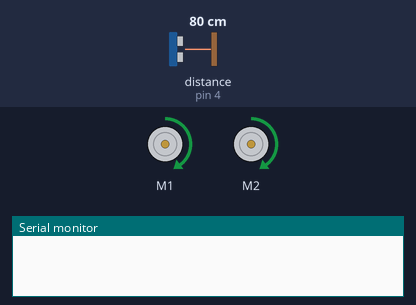
This sketch was run on a simulated Arduino Uno, built with avr-gcc and run on an emulated ATmega328P. On the bench: 2 × DC motor (green arrow = forward, orange = backward, longer = faster), the last lines printed to the serial monitor. Wiring (inferred from the names in the program): ultrasonic range finder: trigger pin 5; echo pin 4. Inputs (shaded band) come from the test bench; at power-on: distance to the obstacle (sensor on pin 4) 80 cm. The echo pulse lasts 58.3 µs per cm.

Above: at 1.2 s.
1.3 s: distance to the obstacle (sensor on pin 4) set to 17 cm
2.8 s: distance to the obstacle (sensor on pin 4) set to 14 cm
At 4.5 s:
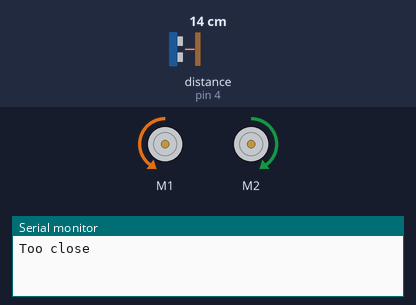
5.8 s: distance to the obstacle (sensor on pin 4) set to 18 cm
At 6.8 s:
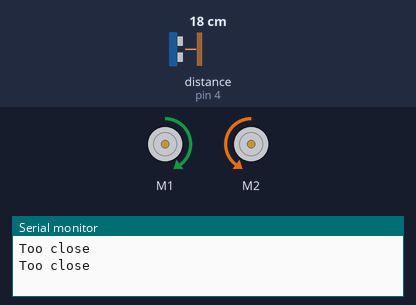
8.8 s: distance to the obstacle (sensor on pin 4) set to 2 cm
At 9.2 s:
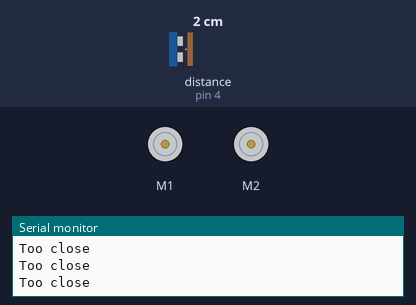
Timing chart, 0 to 12.8 s (numbered marks = the images above; inputs shaded):
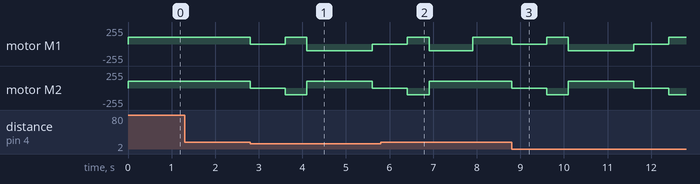

The sketch:

obstacle-avoiding-robot.ino
```cpp
#include <Wire.h>
#include <Adafruit_MotorShield.h>
#include "utility/Adafruit_MS_PWMServoDriver.h"

// Constants
const int trigPin = 5; // Pin used to trigger sensor
const int echoPin = 4; // Pin used to read data from sensor
const int ledPin = 12;  // LED pin
const int minDistance = 15; // Minimum distance(centimeters)

Adafruit_MotorShield AFMS = Adafruit_MotorShield();
Adafruit_DCMotor *M1 = AFMS.getMotor(1); // Motor 1
Adafruit_DCMotor *M2 = AFMS.getMotor(2); // Motor 2
const int defaultSpeed = 100; // Default motor speed
const int turnSpeed = 100; // Default turn speed
// Used to callibrate individual motor speed
const int M1offset = 0;
const int M2offset = 0;
// time it takes to turn in milliseconds
const int turn90Duration = 500;
const int turn180Duration = 1000;

int distance; // Holds current distance read from the sensor

int getDistance(){ // Check how close the vehicle is to the nearest object
  // Clears the trigPin
  digitalWrite(trigPin, LOW);
  delayMicroseconds(2);
  // Sets the trigPin on HIGH state for 10 micro seconds
  digitalWrite(trigPin, HIGH);
  delayMicroseconds(10);
  digitalWrite(trigPin, LOW);
  // Reads the echoPin, returns the sound wave travel time in microseconds
  long duration = pulseIn(echoPin, HIGH);
  // Calculating the distance
  return int(duration*0.034/2); // Return distance in cm
}

void forward(int s = defaultSpeed){
  M1->setSpeed(s + M1offset);
  M2->setSpeed(s + M2offset);
  M1->run(FORWARD);
  M2->run(FORWARD);
}

void backward(int s = defaultSpeed){
  M1->setSpeed(s + M1offset);
  M2->setSpeed(s + M2offset);
  M1->run(BACKWARD);
  M2->run(BACKWARD);
}

void turnLeft(int t = turn90Duration){
  M1->setSpeed(turnSpeed + M1offset);
  M2->setSpeed(turnSpeed + M2offset);
  M1->run(FORWARD);
  M2->run(BACKWARD);
  delay(t);
  stopM();
}

void turnRight(int t = turn90Duration){
  M1->setSpeed(turnSpeed + M1offset);
  M2->setSpeed(turnSpeed + M2offset);
  M1->run(BACKWARD);
  M2->run(FORWARD);
  delay(t);
  stopM();
}

void stopM(){ // Stop both motors
  M1->run(RELEASE);
  M2->run(RELEASE);
}

void alert(){
  Serial.println("Too close");
  // Blink LED
  for(int i = 0; i < 2; i++){
    digitalWrite(ledPin, LOW);
    delay(200);
    digitalWrite(ledPin, HIGH);
    delay(200);
  }
}

void changeDirection(){
  int leftD, rightD; // Declare variables
  // Turn Left then check distance
  turnLeft();
  leftD = getDistance();
  // Turn 180 degrees to the right then check distance
  turnRight(turn180Duration);
  rightD = getDistance();
  // Check there isn't enough space on both sides, go backward and turn around
  if(leftD <= minDistance && rightD <= minDistance){
    turnRight();
  } // if there isn't enough space on the right side, turn 180
  else if(leftD > rightD){
    turnLeft(turn180Duration);
  }
}

void setup() {
  pinMode(trigPin, OUTPUT); // Sets the trigPin as an Output
  pinMode(echoPin, INPUT); // Sets the echoPin as an Input
  Serial.begin(9600); // Starts the serial communication

  digitalWrite(ledPin, HIGH); // Turn LED on

  AFMS.begin();
  M1->setSpeed(defaultSpeed + M1offset);
  M2->setSpeed(defaultSpeed + M2offset);
}
void loop() {
  distance = getDistance(); // Check how if there is anything near
  if(distance < minDistance){ // If it's too close
    stopM(); // Stop moving
    alert(); // Blink LED several times
    changeDirection(); // Find new direction and rotate vehicle
  }
  else{
    forward();
  }
}
```

Measured:
- the behaviour switches between 16 and 15 cm on distance to the obstacle (sensor on pin 4) (found by bisection; images 0 and 1)
- after the input at 1.3 s, every drawn part: stays the same
- after the input at 2.8 s, motor M1: forward 100/255 → stopped at once, → forward 100/255 0.80 s later, → backward 100/255 0.50 s later, → stopped 1.5 s later; motor M2: forward 100/255 → stopped at once, → backward 100/255 0.80 s later, → forward 100/255 0.50 s later, → stopped 1.5 s later
- after the input at 5.8 s, motor M2: goes on until 6.9 s, then stays forward 100/255
- after the input at 8.8 s, motor M1: forward 100/255 → stopped at once, → forward 100/255 0.80 s later, → backward 100/255 0.50 s later, → stopped 1.5 s later, … (5 changes in this stretch); motor M2: forward 100/255 → stopped at once, → backward 100/255 0.80 s later, → forward 100/255 0.50 s later, → stopped 1.5 s later, … (5 changes in this stretch)
